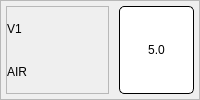
                       <widget class="QFrame" name="frame_101">
                        <property name="frameShape">
                         <enum>QFrame::StyledPanel</enum>
                        </property>
                        <property name="frameShadow">
                         <enum>QFrame::Raised</enum>
                        </property>
                        <layout class="QHBoxLayout" name="horizontalLayout_48" stretch="4,1">
                         <property name="spacing">
                          <number>10</number>
                         </property>
                         <property name="leftMargin">
                          <number>5</number>
                         </property>
                         <property name="topMargin">
                          <number>5</number>
                         </property>
                         <property name="rightMargin">
                          <number>5</number>
                         </property>
                         <property name="bottomMargin">
                          <number>5</number>
                         </property>
                         <item>
                          <widget class="QFrame" name="frame_102">
                           <property name="frameShape">
                            <enum>QFrame::StyledPanel</enum>
                           </property>
                           <property name="frameShadow">
                            <enum>QFrame::Raised</enum>
                           </property>
                           <layout class="QVBoxLayout" name="verticalLayout_67">
                            <property name="spacing">
                             <number>0</number>
                            </property>
                            <property name="leftMargin">
                             <number>0</number>
                            </property>
                            <property name="topMargin">
                             <number>0</number>
                            </property>
                            <property name="rightMargin">
                             <number>0</number>
                            </property>
                            <property name="bottomMargin">
                             <number>0</number>
                            </property>
                            <item>
                             <widget class="QLabel" name="label_110">
                              <property name="styleSheet">
                               <string notr="true">font: bold 28px &quot;Roboto&quot;;</string>
                              </property>
                              <property name="text">
                               <string>V1</string>
                              </property>
                             </widget>
                            </item>
                            <item>
                             <widget class="QLabel" name="label_111">
                              <property name="styleSheet">
                               <string notr="true">font:  20px &quot;Roboto&quot;;</string>
                              </property>
                              <property name="text">
                               <string>AIR</string>
                              </property>
                             </widget>
                            </item>
                           </layout>
                          </widget>
                         </item>
                         <item>
                          <widget class="QPushButton" name="v1_button">
                           <property name="sizePolicy">
                            <sizepolicy hsizetype="Minimum" vsizetype="Minimum">
                             <horstretch>0</horstretch>
                             <verstretch>0</verstretch>
                            </sizepolicy>
                           </property>
                           <property name="minimumSize">
                            <size>
                             <width>75</width>
                             <height>40</height>
                            </size>
                           </property>
                           <property name="maximumSize">
                            <size>
                             <width>16777215</width>
                             <height>16777215</height>
                            </size>
                           </property>
                           <property name="styleSheet">
                            <string notr="true">background: #FFFFFF;
border: 1px solid #000000;
border-radius: 5px;
font:  bold 16px &quot;Roboto&quot;;</string>
                           </property>
                           <property name="text">
                            <string>5.0</string>
                           </property>
                          </widget>
                         </item>
                        </layout>
                       </widget>
